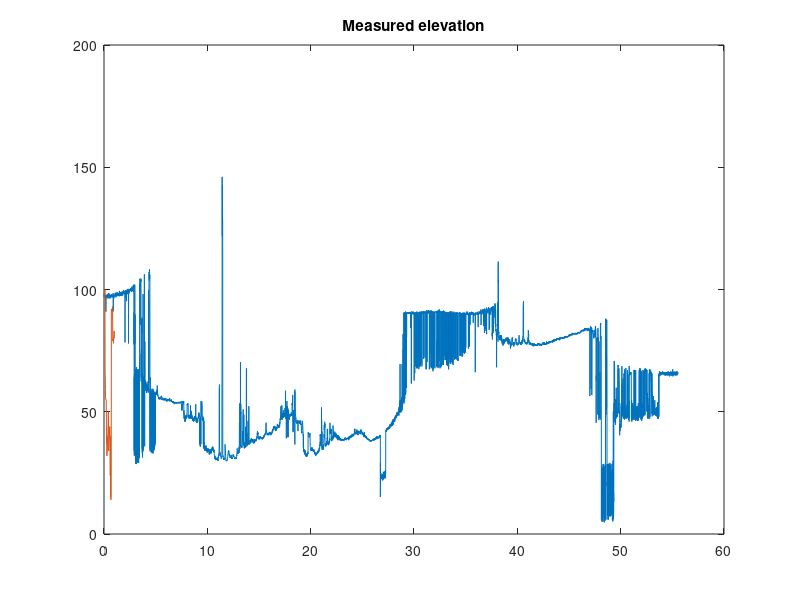
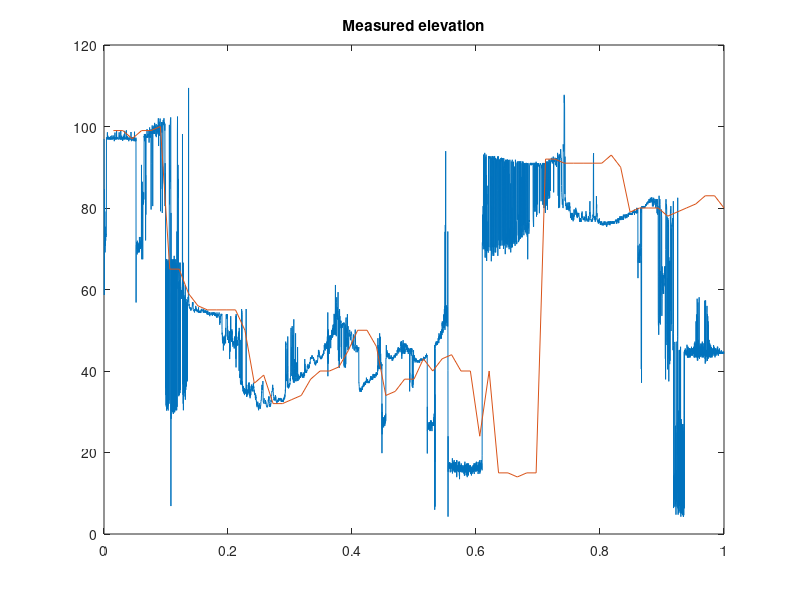
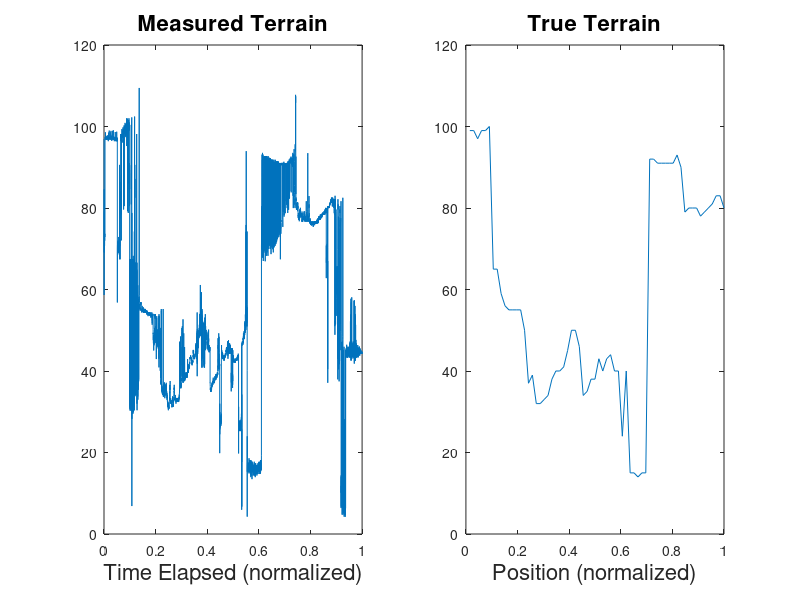

MATLAB code to generate these figures, in order:
%% CS238

logfile = csvread('longboard_map.csv');
xtrues = logfile(:,1);
ttrues = 1:length(xtrues);
ttrues = ttrues / ttrues(end);

figure
plot(xtrues)
title('Elevation map')

logfile = csvread('log.csv');

xs = logfile(:,1);
ts = (logfile(:,3) - logfile(1,3)) / 1000;

% ts = ts / ts(end);

plot(ts, xs, ttrues, xtrues)
title('Measured elevation');


logfile = csvread('log2.csv');
xs2 = logfile(:,1);
ts2 = (logfile(:,3) - logfile(1,3)) / 1000;
ts2 = ts2 / ts2(end);

figure
plot(ts2, xs2, ttrues, xtrues);
title('Measured elevation');


figure
subplot(1,2,1)
plot(ts2, xs2);
title('Measured Terrain', 'FontSize', 16);
xlabel('Time Elapsed (normalized)', 'FontSize', 16);

subplot(1,2,2);
plot(ttrues, xtrues);
title('True Terrain', 'FontSize', 16);
xlabel('Position (normalized)', 'FontSize', 16)
ylim([0 120])